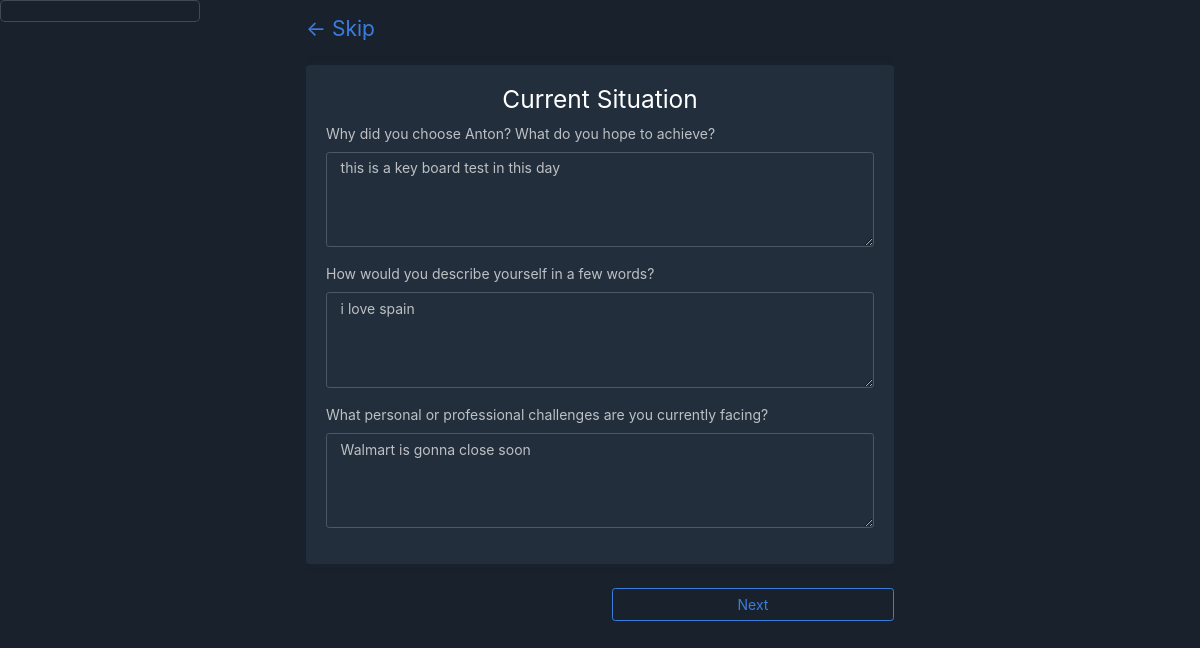
/goal-form/ (signed in), run on the app's committed database.
### api/models.py (models this page shows, shortened)
class Goal(models.Model):
    current_working_on = models.TextField(blank=True)
    progress_towards_goals = models.TextField(blank=True)
    challenges = models.TextField(blank=True)
    one_year_goal = models.TextField(blank=True)
    five_year_goal = models.TextField(blank=True)
    achievements_feel_successful = models.TextField(blank=True)

### frontend/views.py (the view)
# urls.py: path('goal-form/', views.goal_form_view, name='goal_form'),
@login_required
def goal_form_view(request):
    profile = Profile.objects.get(user=request.user)
    if profile.goal:
        form = GoalForm(request.POST or None, instance=profile.goal)
    else:
        form = GoalForm(request.POST or None)
    if request.method == 'POST':
        if form.is_valid():
            goal_form = form.save()
            profile.goal = goal_form
            profile.save()
            return redirect('/')  # Redirect to home page or success page
    context = {
        'form': form,
    }
    return render(request, 'authentication/goal_form.html', context)

### frontend/forms.py
class GoalForm(forms.ModelForm):
    class Meta:
        model = Goal
        fields = '__all__'  # or list specific fields if needed

### templates/authentication/goal_form.html (shortened to what this page needs)
{% load static %}
<!DOCTYPE html>
<html lang="en">
<head>
    <link href="https://cdnjs.cloudflare.com/ajax/libs/font-awesome/5.15.3/css/all.min.css" rel="stylesheet">
    <link href="https://stackpath.bootstrapcdn.com/bootstrap/5.1.3/css/bootstrap.min.css" rel="stylesheet">
    <link class="js-stylesheet" href="{% static 'css/dark.css' %}" rel="stylesheet">
</head>
<body>
    <div class="container" style="width: 50%;">
        <div id="carousel" class="carousel mt-3">
            <div class="carousel-inner">
                <h3><a href="{% url 'pages' %}">&#8592; Skip</a></h3>
                <form method="POST" class="my-4">
                    <div class="carousel-item active">
                        <div class="card">
                            <div class="card-body">
                                <center><h2>Current Situation</h2></center>
                                <div class="mb-3">
                                    <label for="id_current_working_on" class="form-label">
                                        Why did you choose Anton? What do you hope to achieve?
                                        <i class="align-middle me-2 fas fa-fw fa-question-circle" data-popover="I chose Anton because I want a tool that can help me stay focused and organized."></i>
                                    </label>
                                    <textarea class="form-control" id="id_current_working_on" name="current_working_on" rows="4">{{ form.current_working_on.value|default:'' }}</textarea>
                                </div>
                                <div class="mb-3">
                                    <label for="id_progress_towards_goals" class="form-label">
                                        How would you describe yourself in a few words?
                                        <i class="align-middle me-2 fas fa-fw fa-question-circle" data-popover="I am a driven professional who values continuous learning and personal growth."></i>
                                    </label>
                                    <textarea class="form-control" id="id_progress_towards_goals" name="progress_towards_goals" rows="4">{{ form.progress_towards_goals.value|default:'' }}</textarea>
                                </div>
                                <div class="mb-3">
                                    <label for="id_challenges" class="form-label">
                                        What personal or professional challenges are you currently facing?
                                        <i class="align-middle me-2 fas fa-fw fa-question-circle" data-popover="I struggle with procrastination and often find it hard to stick to my goals."></i>
                                    </label>
                                    <textarea class="form-control" id="id_challenges" name="challenges" rows="4">{{ form.challenges.value|default:'' }}</textarea>
                                </div>
                            </div>
                        </div>
                    </div>
            </form>
            </div>
            <div class="carousel-controls">
                <div class="row">
                    <div class="col">
                    </div>
                    <div class="col">
                        <button class="btn btn-outline-primary form-control" id="nextBtn">Next</button>
                    </div>
                </div>
            </div>
        </div>
    </div>
    <div id="popover" class="popover"></div>
</body>
</html>

### templates/authentication/goal_form.html (style rules this page uses)
.popover { position: absolute; display: none; background-color: #333; color: #fff; padding: 10px; border-radius: 5px; width: 200px; z-index: 1000; }

### data on the page
Goal: current_working_on "this is a key board test in this day", progress_towards_goals "i love spain", challenges "Walmart is gonna close soon"
